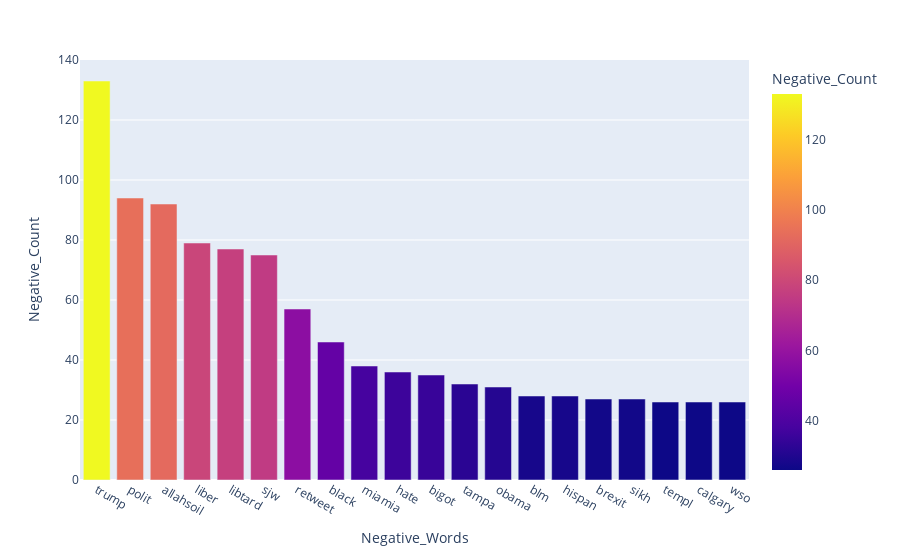

Here is the notebook cell this chart was saved with:
### Code cell
#Normal histogram of negative words
fig = px.bar(z, x="Negative_Words", y="Negative_Count",
            hover_name="Negative_Words",color= 'Negative_Count')
fig.show()

### Figure 1 — Plotly figure (JSON) as saved in the notebook; plotly's stock layout.template omitted (floating-point values rounded to 4 significant figures)
{"data": [{"alignmentgroup": "True", "hovertemplate": "<b>%{hovertext}</b><br><br>Negative_Words=%{x}<br>Negative_Count=%{marker.color}<extra></extra>", "hovertext": ["trump", "polit", "allahsoil", "liber", "libtard", "sjw", "retweet", "black", "miamia", "hate", "bigot", "tampa", "obama", "blm", "hispan", "brexit", "sikh", "templ", "calgary", "wso"], "legendgroup": "", "marker": {"color": [133, 94, 92, 79, 77, 75, 57, 46, 38, 36, 35, 32, 31, 28, 28, 27, 27, 26, 26, 26], "coloraxis": "coloraxis", "pattern": {"shape": ""}}, "name": "", "offsetgroup": "", "orientation": "v", "showlegend": false, "textposition": "auto", "type": "bar", "x": ["trump", "polit", "allahsoil", "liber", "libtard", "sjw", "retweet", "black", "miamia", "hate", "bigot", "tampa", "obama", "blm", "hispan", "brexit", "sikh", "templ", "calgary", "wso"], "xaxis": "x", "y": [133, 94, 92, 79, 77, 75, 57, 46, 38, 36, 35, 32, 31, 28, 28, 27, 27, 26, 26, 26], "yaxis": "y"}], "layout": {"barmode": "relative", "coloraxis": {"colorbar": {"title": {"text": "Negative_Count"}}, "colorscale": [[0, "#0d0887"], [0.1111, "#46039f"], [0.2222, "#7201a8"], [0.3333, "#9c179e"], [0.4444, "#bd3786"], [0.5556, "#d8576b"], [0.6667, "#ed7953"], [0.7778, "#fb9f3a"], [0.8889, "#fdca26"], [1, "#f0f921"]]}, "legend": {"tracegroupgap": 0}, "margin": {"t": 60}, "xaxis": {"anchor": "y", "domain": [0, 1], "title": {"text": "Negative_Words"}}, "yaxis": {"anchor": "x", "domain": [0, 1], "title": {"text": "Negative_Count"}}}}
